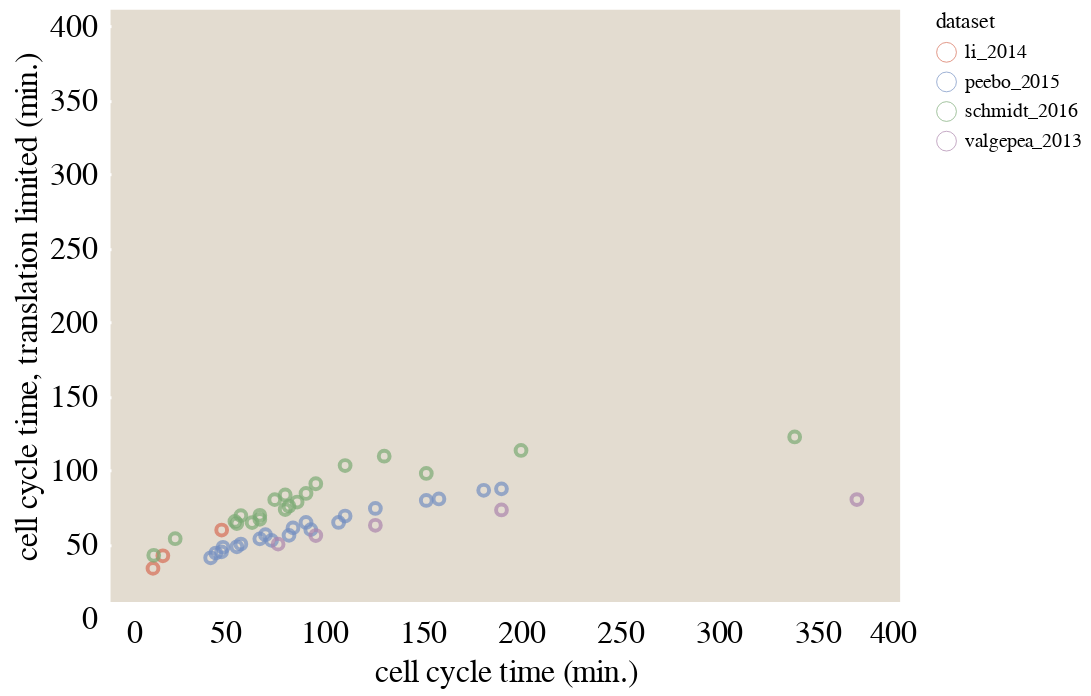

Here is the notebook cell this chart was saved with:
### Code cell
alt.Chart(ribo_limit_df).mark_point().encode(
        x = alt.X('cell_cycle_t:Q', scale = alt.Scale(domain=[0,400.0]), title = 'cell cycle time (min.)'),
        y = alt.Y('t_min:Q',scale = alt.Scale(domain=[0,400]), title = 'cell cycle time, translation limited (min.)'),
    color = alt.Color('dataset:N'),
    ).configure_axis(
    labelFontSize=16,
    titleFontSize=16
    )

### Figure 1 — Vega-Lite specification as saved in the notebook (floating-point values rounded to 4 significant figures)
{"config": {"background": "white", "group": {"fill": "#E3DCD0"}, "view": {"strokeWidth": 0, "height": 300, "width": 400, "fill": "#E3DCD0"}, "mark": {"strokeWidth": 0.5, "stroke": "black"}, "axis": {"domainColor": null, "labelFont": "Lucida Sans", "titleFont": "Lucida Sans", "titleFontWeight": 400, "grid": false, "ticks": true, "tickColor": "white", "tickOffset": 8, "tickWidth": 1.5, "labelFontSize": 16, "titleFontSize": 16}, "range": {"category": ["#D56C55", "#738FC1", "#7AA974", "#AB85AC", "#7E9D90", "#905426", "#EAC264"]}, "legend": {"labelFont": "Lucida Sans", "titleFont": "Lucida Sans", "titleFontWeight": 400}, "title": {"font": "Lucida Sans", "fontWeight": 400, "anchor": "middle"}}, "data": {"name": "data-0e4e1357732926ced97f3574512a7c9d"}, "mark": "point", "encoding": {"color": {"type": "nominal", "field": "dataset"}, "x": {"type": "quantitative", "field": "cell_cycle_t", "scale": {"domain": [0, 400.0]}, "title": "cell cycle time (min.)"}, "y": {"type": "quantitative", "field": "t_min", "scale": {"domain": [0, 400]}, "title": "cell cycle time, translation limited (min.)"}}, "$schema": "https://vega.github.io/schema/vega-lite/v4.0.2.json", "datasets": {"data-0e4e1357732926ced97f3574512a7c9d": [{"N_aa": 3726000000.0, "N_ribosome": 136500.0, "cell_cycle_t": 21.5, "condition": "MOPS complete", "dataset": "li_2014", "frac_ribo": 0.2721, "growth_rate_hr": 1.934, "lambda_max": 1.828, "t_min": 22.75}, {"N_aa": 2460000000.0, "N_ribosome": 65580.0, "cell_cycle_t": 26.5, "condition": "MOPS complete without methionine", "dataset": "li_2014", "frac_ribo": 0.198, "growth_rate_hr": 1.569, "lambda_max": 1.33, "t_min": 31.26}, {"N_aa": 1302000000.0, "N_ribosome": 22300.0, "cell_cycle_t": 56.3, "condition": "MOPS minimal", "dataset": "li_2014", "frac_ribo": 0.1241, "growth_rate_hr": 0.7387, "lambda_max": 0.855, "t_min": 48.64}, {"N_aa": 866800000.0, "N_ribosome": 9445.0, "cell_cycle_t": 198.0, "condition": "glucose_minimal", "dataset": "peebo_2015", "frac_ribo": 0.08694, "growth_rate_hr": 0.21, "lambda_max": 0.5438, "t_min": 76.48}, {"N_aa": 878800000.0, "N_ribosome": 9700.0, "cell_cycle_t": 189.0, "condition": "glucose_minimal", "dataset": "peebo_2015", "frac_ribo": 0.08647, "growth_rate_hr": 0.22, "lambda_max": 0.5508, "t_min": 75.51}, {"N_aa": 927200000.0, "N_ribosome": 11250.0, "cell_cycle_t": 160.0, "condition": "glucose_minimal", "dataset": "peebo_2015", "frac_ribo": 0.09492, "growth_rate_hr": 0.26, "lambda_max": 0.6058, "t_min": 68.66}, {"N_aa": 987600000.0, "N_ribosome": 13010.0, "cell_cycle_t": 134.2, "condition": "glucose_minimal", "dataset": "peebo_2015", "frac_ribo": 0.1054, "growth_rate_hr": 0.31, "lambda_max": 0.6575, "t_min": 63.25}, {"N_aa": 1048000000.0, "N_ribosome": 16240.0, "cell_cycle_t": 115.5, "condition": "glucose_minimal", "dataset": "peebo_2015", "frac_ribo": 0.1218, "growth_rate_hr": 0.36, "lambda_max": 0.7732, "t_min": 53.79}, {"N_aa": 1108000000.0, "N_ribosome": 18880.0, "cell_cycle_t": 101.4, "condition": "glucose_minimal", "dataset": "peebo_2015", "frac_ribo": 0.1346, "growth_rate_hr": 0.41, "lambda_max": 0.8499, "t_min": 48.93}, {"N_aa": 1169000000.0, "N_ribosome": 21620.0, "cell_cycle_t": 90.41, "condition": "glucose_minimal", "dataset": "peebo_2015", "frac_ribo": 0.1463, "growth_rate_hr": 0.46, "lambda_max": 0.923, "t_min": 45.06}, {"N_aa": 1229000000.0, "N_ribosome": 24590.0, "cell_cycle_t": 81.55, "condition": "glucose_minimal", "dataset": "peebo_2015", "frac_ribo": 0.1583, "growth_rate_hr": 0.51, "lambda_max": 0.9984, "t_min": 41.66}, {"N_aa": 915100000.0, "N_ribosome": 10950.0, "cell_cycle_t": 166.4, "condition": "rich", "dataset": "peebo_2015", "frac_ribo": 0.09476, "growth_rate_hr": 0.25, "lambda_max": 0.5971, "t_min": 69.65}, {"N_aa": 1036000000.0, "N_ribosome": 14850.0, "cell_cycle_t": 118.8, "condition": "rich", "dataset": "peebo_2015", "frac_ribo": 0.1118, "growth_rate_hr": 0.35, "lambda_max": 0.7156, "t_min": 58.12}, {"N_aa": 1120000000.0, "N_ribosome": 17360.0, "cell_cycle_t": 99.02, "condition": "rich", "dataset": "peebo_2015", "frac_ribo": 0.1238, "growth_rate_hr": 0.42, "lambda_max": 0.7732, "t_min": 53.79}, {"N_aa": 1157000000.0, "N_ribosome": 19240.0, "cell_cycle_t": 92.42, "condition": "rich", "dataset": "peebo_2015", "frac_ribo": 0.1329, "growth_rate_hr": 0.45, "lambda_max": 0.8299, "t_min": 50.11}, {"N_aa": 1253000000.0, "N_ribosome": 22960.0, "cell_cycle_t": 78.47, "condition": "rich", "dataset": "peebo_2015", "frac_ribo": 0.1466, "growth_rate_hr": 0.53, "lambda_max": 0.9141, "t_min": 45.5}, {"N_aa": 1278000000.0, "N_ribosome": 24930.0, "cell_cycle_t": 75.62, "condition": "rich", "dataset": "peebo_2015", "frac_ribo": 0.1536, "growth_rate_hr": 0.55, "lambda_max": 0.9739, "t_min": 42.71}, {"N_aa": 1374000000.0, "N_ribosome": 29230.0, "cell_cycle_t": 66.01, "condition": "rich", "dataset": "peebo_2015", "frac_ribo": 0.1673, "growth_rate_hr": 0.63, "lambda_max": 1.062, "t_min": 39.17}, {"N_aa": 1398000000.0, "N_ribosome": 31240.0, "cell_cycle_t": 63.98, "condition": "rich", "dataset": "peebo_2015", "frac_ribo": 0.1788, "growth_rate_hr": 0.65, "lambda_max": 1.115, "t_min": 37.31}, {"N_aa": 1495000000.0, "N_ribosome": 33680.0, "cell_cycle_t": 56.97, "condition": "rich", "dataset": "peebo_2015", "frac_ribo": 0.1778, "growth_rate_hr": 0.73, "lambda_max": 1.124, "t_min": 36.99}, {"N_aa": 1507000000.0, "N_ribosome": 37040.0, "cell_cycle_t": 56.2, "condition": "rich", "dataset": "peebo_2015", "frac_ribo": 0.1943, "growth_rate_hr": 0.74, "lambda_max": 1.227, "t_min": 33.9}, {"N_aa": 1555000000.0, "N_ribosome": 39150.0, "cell_cycle_t": 53.32, "condition": "rich", "dataset": "peebo_2015", "frac_ribo": 0.2025, "growth_rate_hr": 0.78, "lambda_max": 1.256, "t_min": 33.11}, {"N_aa": 1604000000.0, "N_ribosome": 44720.0, "cell_cycle_t": 50.72, "condition": "rich", "dataset": "peebo_2015", "frac_ribo": 0.2253, "growth_rate_hr": 0.82, "lambda_max": 1.392, "t_min": 29.89}, {"N_aa": 1453000000.0, "N_ribosome": 22230.0, "cell_cycle_t": 63.01, "condition": "42C", "dataset": "schmidt_2016", "frac_ribo": 0.1177, "growth_rate_hr": 0.66, "lambda_max": 0.7635, "t_min": 54.47}, {"N_aa": 977900000.0, "N_ribosome": 8269.0, "cell_cycle_t": 138.6, "condition": "acetate", "dataset": "schmidt_2016", "frac_ribo": 0.0651, "growth_rate_hr": 0.3, "lambda_max": 0.422, "t_min": 98.55}, {"N_aa": 802200000.0, "N_ribosome": 5996.0, "cell_cycle_t": 346.6, "condition": "chemostat_u0.12", "dataset": "schmidt_2016", "frac_ribo": 0.05889, "growth_rate_hr": 0.12, "lambda_max": 0.373, "t_min": 111.5}, {"N_aa": 876000000.0, "N_ribosome": 7129.0, "cell_cycle_t": 207.9, "condition": "chemostat_u0.2", "dataset": "schmidt_2016", "frac_ribo": 0.06354, "growth_rate_hr": 0.2, "lambda_max": 0.4061, "t_min": 102.4}, {"N_aa": 1033000000.0, "N_ribosome": 9335.0, "cell_cycle_t": 118.8, "condition": "chemostat_u0.35", "dataset": "schmidt_2016", "frac_ribo": 0.07056, "growth_rate_hr": 0.35, "lambda_max": 0.4509, "t_min": 92.23}, {"N_aa": 1219000000.0, "N_ribosome": 14680.0, "cell_cycle_t": 83.18, "condition": "chemostat_u0.5", "dataset": "schmidt_2016", "frac_ribo": 0.09442, "growth_rate_hr": 0.5, "lambda_max": 0.601, "t_min": 69.19}, {"N_aa": 1437000000.0, "N_ribosome": 22600.0, "cell_cycle_t": 63.98, "condition": "fructose", "dataset": "schmidt_2016", "frac_ribo": 0.1215, "growth_rate_hr": 0.65, "lambda_max": 0.7848, "t_min": 53.0}, {"N_aa": 1116000000.0, "N_ribosome": 12680.0, "cell_cycle_t": 99.02, "condition": "fumarate", "dataset": "schmidt_2016", "frac_ribo": 0.08828, "growth_rate_hr": 0.42, "lambda_max": 0.567, "t_min": 73.35}, {"N_aa": 935800000.0, "N_ribosome": 8978.0, "cell_cycle_t": 160.0, "condition": "galactose", "dataset": "schmidt_2016", "frac_ribo": 0.07281, "growth_rate_hr": 0.26, "lambda_max": 0.4788, "t_min": 86.86}, {"N_aa": 1166000000.0, "N_ribosome": 15000.0, "cell_cycle_t": 90.41, "condition": "glucosamine", "dataset": "schmidt_2016", "frac_ribo": 0.09811, "growth_rate_hr": 0.46, "lambda_max": 0.6421, "t_min": 64.77}, {"N_aa": 1331000000.0, "N_ribosome": 20660.0, "cell_cycle_t": 71.7, "condition": "glucose", "dataset": "schmidt_2016", "frac_ribo": 0.1199, "growth_rate_hr": 0.58, "lambda_max": 0.7747, "t_min": 53.68}, {"N_aa": 1179000000.0, "N_ribosome": 15730.0, "cell_cycle_t": 88.49, "condition": "glycerol", "dataset": "schmidt_2016", "frac_ribo": 0.1031, "growth_rate_hr": 0.47, "lambda_max": 0.6657, "t_min": 62.47}, {"N_aa": 2842000000.0, "N_ribosome": 55330.0, "cell_cycle_t": 32.75, "condition": "glycerol_pAA", "dataset": "schmidt_2016", "frac_ribo": 0.1477, "growth_rate_hr": 1.27, "lambda_max": 0.9715, "t_min": 42.81}, {"N_aa": 5684000000.0, "N_ribosome": 149900.0, "cell_cycle_t": 21.89, "condition": "lb_miller", "dataset": "schmidt_2016", "frac_ribo": 0.2041, "growth_rate_hr": 1.9, "lambda_max": 1.316, "t_min": 31.61}, {"N_aa": 1179000000.0, "N_ribosome": 13580.0, "cell_cycle_t": 88.49, "condition": "mannose", "dataset": "schmidt_2016", "frac_ribo": 0.0896, "growth_rate_hr": 0.47, "lambda_max": 0.5748, "t_min": 72.36}, {"N_aa": 1287000000.0, "N_ribosome": 18310.0, "cell_cycle_t": 75.62, "condition": "osmotic_stress_glucose", "dataset": "schmidt_2016", "frac_ribo": 0.1037, "growth_rate_hr": 0.55, "lambda_max": 0.7097, "t_min": 58.6}, {"N_aa": 1406000000.0, "N_ribosome": 20060.0, "cell_cycle_t": 66.01, "condition": "pH6", "dataset": "schmidt_2016", "frac_ribo": 0.1056, "growth_rate_hr": 0.63, "lambda_max": 0.7122, "t_min": 58.39}, {"N_aa": 1092000000.0, "N_ribosome": 11380.0, "cell_cycle_t": 104.0, "condition": "pyruvate", "dataset": "schmidt_2016", "frac_ribo": 0.081, "growth_rate_hr": 0.4, "lambda_max": 0.5204, "t_min": 79.92}, {"N_aa": 1141000000.0, "N_ribosome": 14070.0, "cell_cycle_t": 94.52, "condition": "succinate", "dataset": "schmidt_2016", "frac_ribo": 0.09521, "growth_rate_hr": 0.44, "lambda_max": 0.6156, "t_min": 67.56}, {"N_aa": 1287000000.0, "N_ribosome": 19200.0, "cell_cycle_t": 75.62, "condition": "xylose", "dataset": "schmidt_2016", "frac_ribo": 0.1133, "growth_rate_hr": 0.55, "lambda_max": 0.7442, "t_min": 55.88}, {"N_aa": 749000000.0, "N_ribosome": 9016.0, "cell_cycle_t": 378.1, "condition": "glucose_minimal", "dataset": "valgepea_2013", "frac_ribo": 0.0894, "growth_rate_hr": 0.11, "lambda_max": 0.6007, "t_min": 69.23}, {"N_aa": 836100000.0, "N_ribosome": 11200.0, "cell_cycle_t": 198.0, "condition": "glucose_minimal", "dataset": "valgepea_2013", "frac_ribo": 0.09755, "growth_rate_hr": 0.21, "lambda_max": 0.6683, "t_min": 62.23}, {"N_aa": 933300000.0, "N_ribosome": 14990.0, "cell_cycle_t": 134.2, "condition": "glucose_minimal", "dataset": "valgepea_2013", "frac_ribo": 0.1192, "growth_rate_hr": 0.31, "lambda_max": 0.8018, "t_min": 51.87}, {"N_aa": 1030000000.0, "N_ribosome": 19110.0, "cell_cycle_t": 104.0, "condition": "glucose_minimal", "dataset": "valgepea_2013", "frac_ribo": 0.1348, "growth_rate_hr": 0.4, "lambda_max": 0.9254, "t_min": 44.94}, {"N_aa": 1138000000.0, "N_ribosome": 24240.0, "cell_cycle_t": 84.88, "condition": "glucose_minimal", "dataset": "valgepea_2013", "frac_ribo": 0.1559, "growth_rate_hr": 0.49, "lambda_max": 1.063, "t_min": 39.12}]}}
